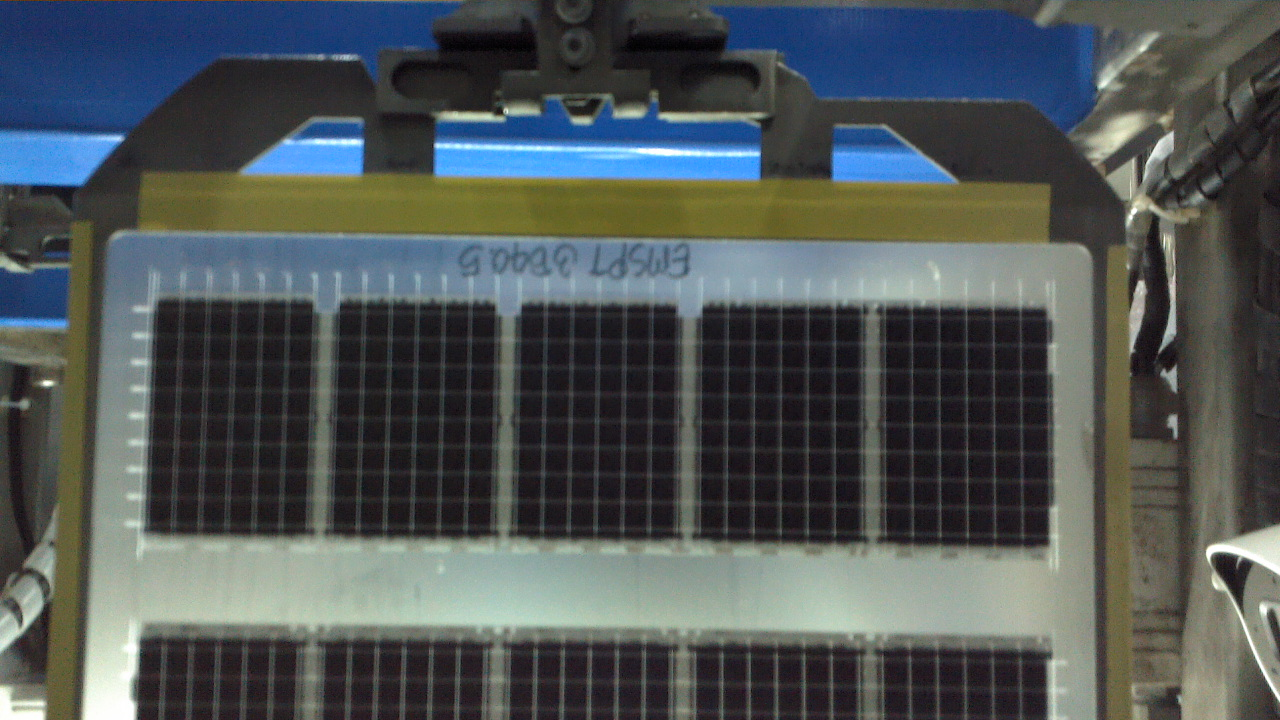
#> input picture e9.bmp, 1280 x 720 px, found by its file name
$ python detector.py
#> lines starting #> are read from the running program, lines starting #| are printed output that depends on the picture; after the words box and inside, x2 and y2 are one past the last pixel; in counts of white or black regions, pixels touching at a corner belong together
import logging
from dataclasses import dataclass, field, replace
from typing import List, Optional, Sequence, Tuple

import numpy as np
import cv2 as cv

logger = logging.getLogger(__name__)


OK = "OK"
NO_FRAME = "NO_FRAME"
NOT_ENOUGH_HOLES = "CAN NOT DETEC"
FAIL_POINTS = "FAIL_POINTS"
ERROR = "ERROR"


@dataclass
class DetectorConfig:

    # --- 1. สีของรู (HSV แบบ OpenCV: H 0-180, S/V 0-255) ---
    # ใส่ได้หลายช่วง ระบบจะ OR รวมกัน
    color_ranges: List[Tuple[Sequence[int], Sequence[int]]] = field(
        default_factory=lambda: [((95, 55, 60), (135, 255, 255))]
    )

    # --- 2. เตรียมภาพ (ขนาด kernel เป็นเลขคี่) ---
    blur_ksize: int = 5     # Gaussian blur ก่อนแปลง HSV
    open_ksize: int = 7     # ลบจุด noise เล็กๆ
    close_ksize: int = 9    # อุดช่องว่างในรู

    # --- 3. เงื่อนไขว่า contour ไหนคือ "รู" ---
    hole_area_min: float = 4000     # พื้นที่ต้อง >  ค่านี้ (px)
    hole_area_max: float = 5500     # พื้นที่ต้อง <= ค่านี้ (px)
    hole_min_vertices: int = 4      # จำนวนมุมหลังประมาณรูปทรง
    hole_max_vertices: int = 5
    hole_max_extent: float = 0.88   # area / bounding-box ต้อง < ค่านี้ (ตัดสี่เหลี่ยมเต็ม)
    approx_epsilon: float = 0.035   # ความหยาบของการประมาณรูปทรง (สัดส่วนของเส้นรอบรูป)
    expected_holes: int = 2         # จำนวนรูที่ต้องเจอ

    # --- 4. การวัดมุม ---
    top_edge_tolerance: int = 2     # จุดที่สูงกว่า min_y ไม่เกินกี่ px ถือเป็นขอบบน
    min_edge_points: int = 6        # ต้องมีจุดขอบบนอย่างน้อยกี่จุดถึง fit เส้นได้

    # --- 5. ดีบัก ---
    # ใส่ path ภาพเพื่อให้ detect_frame ใช้ภาพนี้แทนภาพจากกล้อง (ใช้ทดสอบเท่านั้น)
    # ใน production ต้องเป็น None
    debug_image_path: Optional[str] = None


class Detector:
    def __init__(self, config: Optional[DetectorConfig] = None,
                 color_ranges=None, spec=None):
        # color_ranges / spec คงไว้เพื่อให้โค้ดเก่าที่เรียก Detector(...) ไม่พัง
        # (spec เดิมไม่เคยถูกใช้ ตรวจ spec อยู่ที่ logic.py)
        self.cfg = replace(config) if config else DetectorConfig()
        if color_ranges is not None:
            self.cfg.color_ranges = color_ranges

    # ------------------------------------------------------------------
    # จุดเข้าใช้งานหลัก
    # ------------------------------------------------------------------
    def detect_frame(self, img: np.ndarray):
        try:
            if self.cfg.debug_image_path:
                img = cv.imread(self.cfg.debug_image_path)
            if img is None or getattr(img, "size", 0) == 0:
                return img, {"status": NO_FRAME}

            holes = self.find_holes(img)
            return img, self._measure(holes)
        except Exception as exc:
            logger.exception("Detector crashed")
            return img, {"status": ERROR, "error": f"{type(exc).__name__}: {exc}"}

    def find_holes(self, img: np.ndarray) -> list:
        """คืน contour ของรูที่เจอ เรียงจากซ้ายไปขวา (ใช้ดีบักแยกจากการวัดได้)"""
        mask = self._color_mask(img)
        mask = self._clean_mask(mask)
        hull_mask = self._fill_hulls(mask)
        return self._select_holes(hull_mask)

    # ------------------------------------------------------------------
    # ขั้นที่ 1-3: ทำ mask
    # ------------------------------------------------------------------
    def _color_mask(self, img: np.ndarray) -> np.ndarray:
        k = self.cfg.blur_ksize
        hsv = cv.cvtColor(cv.GaussianBlur(img, (k, k), 0), cv.COLOR_BGR2HSV)

        mask = np.zeros(img.shape[:2], dtype=np.uint8)
        for lower, upper in self.cfg.color_ranges:
            mask = cv.bitwise_or(mask, cv.inRange(hsv, np.array(lower), np.array(upper)))
        return mask

    def _clean_mask(self, mask: np.ndarray) -> np.ndarray:
        o, c = self.cfg.open_ksize, self.cfg.close_ksize
        opened = cv.morphologyEx(
            mask, cv.MORPH_OPEN, cv.getStructuringElement(cv.MORPH_ELLIPSE, (o, o)))
        return cv.morphologyEx(
            opened, cv.MORPH_CLOSE, cv.getStructuringElement(cv.MORPH_RECT, (c, c)))

    @staticmethod
    def _fill_hulls(mask: np.ndarray) -> np.ndarray:
        contours, _ = cv.findContours(mask, cv.RETR_EXTERNAL, cv.CHAIN_APPROX_SIMPLE)
        filled = np.zeros_like(mask, dtype=np.uint8)
        for cnt in contours:
            cv.drawContours(filled, [cv.convexHull(cnt)], -1, 255, thickness=cv.FILLED)
        return filled

    # ------------------------------------------------------------------
    # ขั้นที่ 4: คัดเลือกรู
    # ------------------------------------------------------------------
    def _is_hole(self, cnt: np.ndarray) -> bool:

        cfg = self.cfg
        area = cv.contourArea(cnt)
        _, _, bw, bh = cv.boundingRect(cnt)
        if bw == 0 or bh == 0:
            return False

        extent = area / (bw * bh)
        approx = cv.approxPolyDP(cnt, cfg.approx_epsilon * cv.arcLength(cnt, True), True)

        return (
            cfg.hole_area_min < area <= cfg.hole_area_max
            and cfg.hole_min_vertices <= len(approx) <= cfg.hole_max_vertices
            and extent < cfg.hole_max_extent
        )

    def _select_holes(self, hull_mask: np.ndarray) -> list:
        contours, _ = cv.findContours(hull_mask, cv.RETR_EXTERNAL, cv.CHAIN_APPROX_SIMPLE)
        holes = [c for c in contours if self._is_hole(c)]
        return sorted(holes, key=lambda c: int(np.min(c[:, :, 0])))  # ซ้าย -> ขวา

    # ------------------------------------------------------------------
    # ขั้นที่ 5: วัดค่า
    # ------------------------------------------------------------------
    @staticmethod
    def _center(cnt: np.ndarray) -> Tuple[int, int]:
        return int(np.mean(cnt[:, :, 0])), int(np.mean(cnt[:, :, 1]))

    def _top_edge_points(self, holes: list) -> np.ndarray:
        tol = self.cfg.top_edge_tolerance
        points = []
        for cnt in holes:
            min_y = np.min(cnt[:, :, 1])
            points.extend([int(x), int(y)] for x, y in cnt[:, 0, :] if abs(y - min_y) <= tol)
        return np.array(points, dtype=np.int32)

    def _measure(self, holes: list) -> dict:
        need = self.cfg.expected_holes
        if len(holes) < need:
            logger.warning("Found %d hole(s), expected %d.", len(holes), need)
            return {"status": NOT_ENOUGH_HOLES, "holes_found": len(holes),
                    "holes_expected": need}
        if len(holes) > need:
            logger.warning("Found %d holes, expected %d; using the leftmost %d.",
                           len(holes), need, need)
        holes = holes[:need]  # เรียงซ้าย->ขวาแล้ว: ใช้ n รูทางซ้ายสุด

        points = self._top_edge_points(holes)
        if len(points) < self.cfg.min_edge_points:
            return {"status": FAIL_POINTS, "holes_found": len(holes),
                    "edge_points": int(len(points))}

        vx, vy, x0, y0 = (float(v[0]) for v in cv.fitLine(points, cv.DIST_L2, 0, 0.01, 0.01))
        angle_deg = float(np.degrees(np.arctan2(vy, vx)))

        left_hole = self._center(holes[0])
        right_hole = self._center(holes[-1])

        mid_x = int((left_hole[0] + right_hole[0]) / 2)
        if abs(vx) > 1e-6:
            mid_y = int(((mid_x - x0) * vy / vx) + y0)
        else:
            mid_y = int((left_hole[1] + right_hole[1]) / 2)

        return {
            "status": OK,
            "angle_deg": angle_deg,
            "mid_x": mid_x,
            "mid_y": mid_y,
            "left_hole": left_hole,
            "right_hole": right_hole,
            "holes_found": len(holes),
        }


if __name__ == "__main__":
    import sys

    logging.basicConfig(level=logging.INFO)
    path = sys.argv[1] if len(sys.argv) > 1 else "e9.bmp"
    image = cv.imread(path)
#> image is the input picture: shape (720, 1280, 3); mean B, G, R 86.6, 86, 79.3
    if image is None:
        logger.error("Cannot read image: %s", path)
        sys.exit(1)
    image, result = Detector().detect_frame(image)
#> in _color_mask, `hsv = cv.cvtColor(cv.GaussianBlur(img, (k, k), 0), cv.COLOR_BGR2HSV)`: hsv: shape (720, 1280, 3); mean H, S, V 80.5, 57.9, 96
#> the loop in _color_mask, `for lower, upper in self.cfg.color_ranges:` made 1 pass
#> pass 1, in _color_mask, `mask = cv.bitwise_or(mask, cv.inRange(hsv, np.array(lower), np.array(u..`:
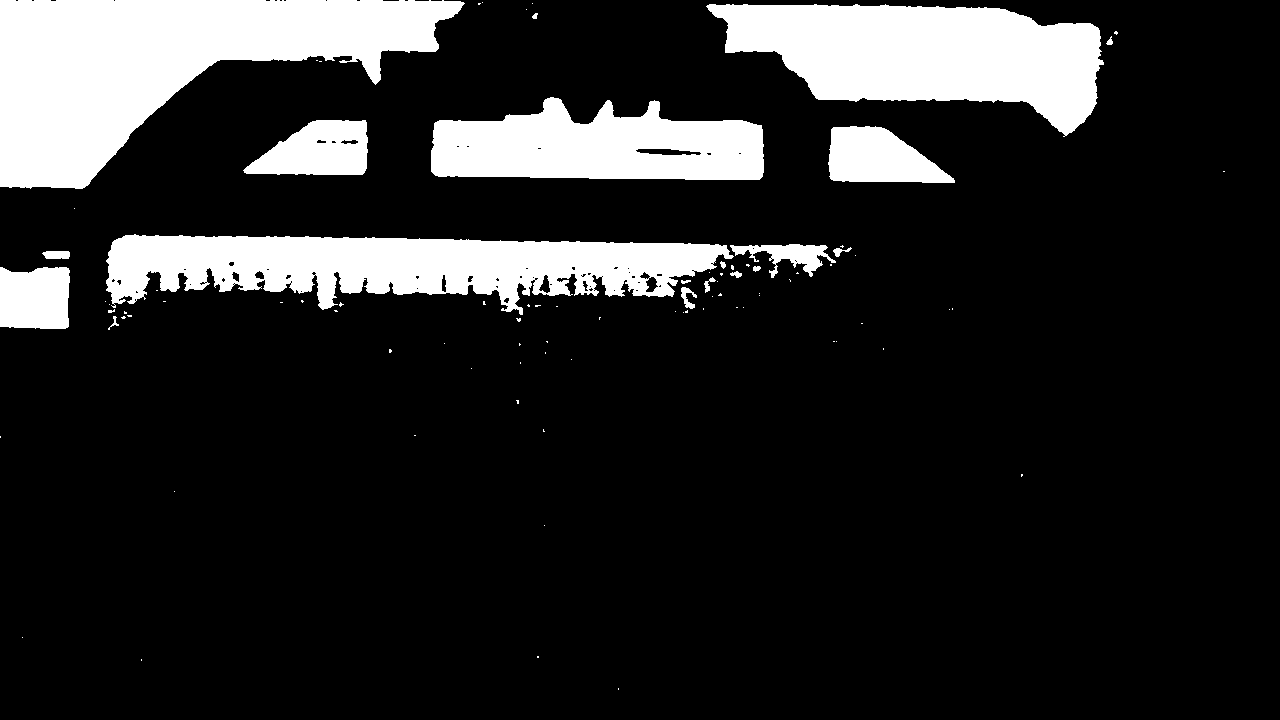
#> mask: shape (720, 1280); 15.7% white; 91 white regions (72 under 20 px), largest, box (x1, y1, x2, y2) and area: (0, 0, 465, 189) 44956, (706, 4, 1104, 137) 31968, (106, 234, 734, 315) 30714
#> in _clean_mask, `opened = cv.morphologyEx( mask, cv.MORPH_OPEN, cv.getStructuringElemen..`:
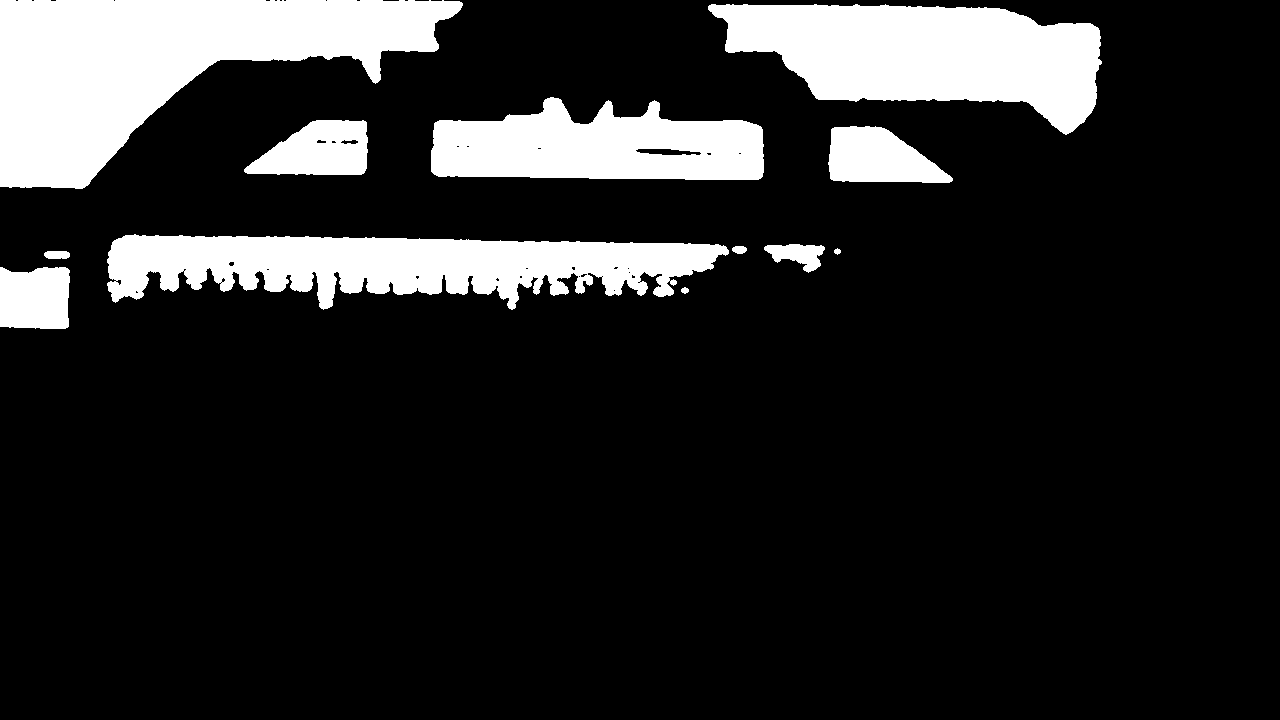
#> opened: shape (720, 1280); 15.4% white; 12 white regions, largest, box (x1, y1, x2, y2) and area: (0, 0, 463, 189) 44881, (708, 4, 1102, 135) 31913, (107, 234, 729, 310) 29660
#> in _clean_mask, `return cv.morphologyEx( opened, cv.MORPH_CLOSE, cv.getStructuringEleme..`:
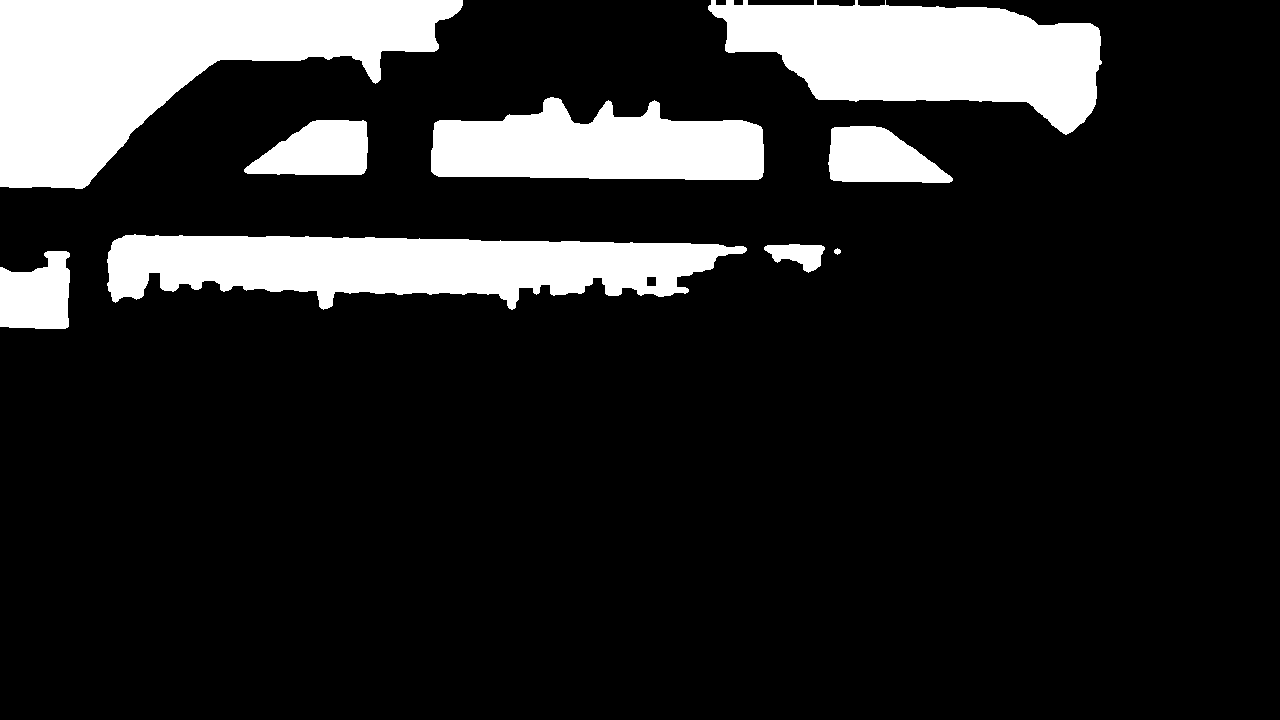
#> returned value: shape (720, 1280); 15.7% white; 9 white regions
#> in _fill_hulls, `contours, _ = cv.findContours(mask, cv.RETR_EXTERNAL, cv.CHAIN_APPROX_..`: contours = 9 contours; largest, box (x1, y1, x2, y2) and area: (0, 0, 463, 189) 44426, (708, 0, 1102, 135) 31648, (107, 234, 747, 310) 31004, (431, 97, 764, 180) 20006, (828, 126, 953, 183) 4903
#> the loop in _fill_hulls, `for cnt in contours:` made 9 passes
#> after the loop in _fill_hulls, `for cnt in contours:`:
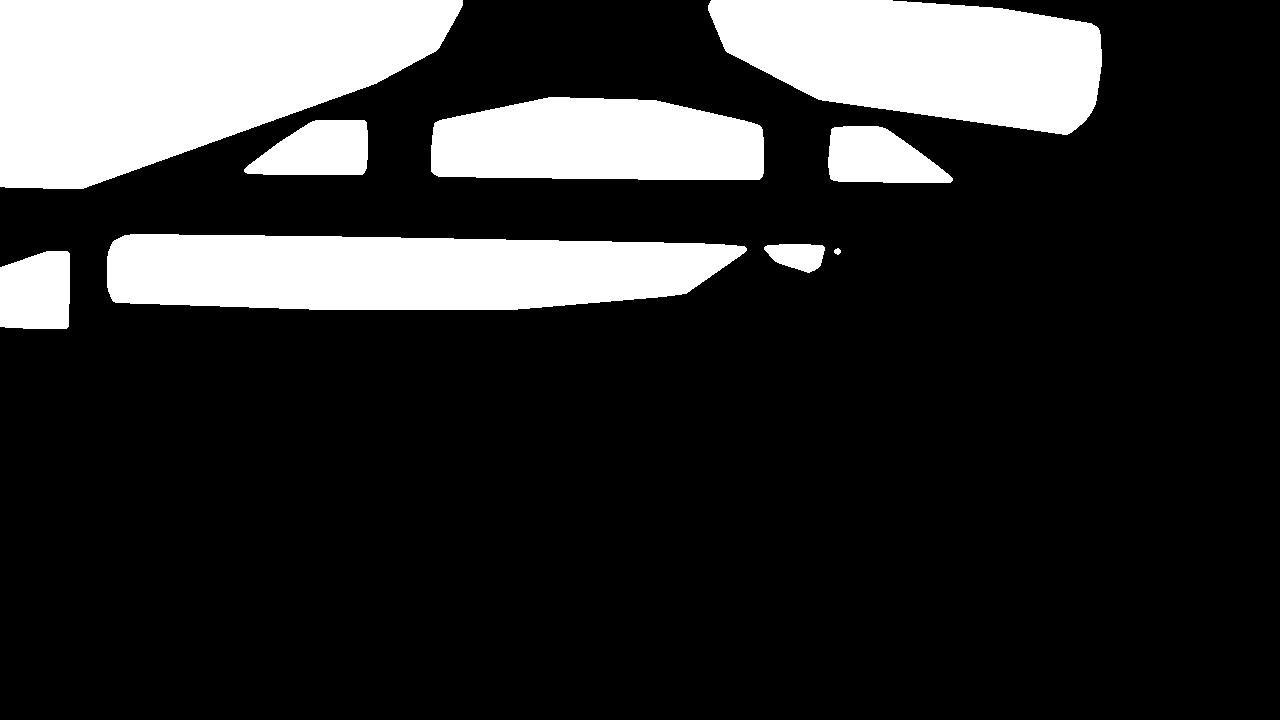
#> filled: shape (720, 1280); 19.6% white; 9 white regions
#> in _select_holes, `contours, _ = cv.findContours(hull_mask, cv.RETR_EXTERNAL, cv.CHAIN_AP..`: contours = 9 contours; largest, box (x1, y1, x2, y2) and area: (0, 0, 463, 189) 59868, (107, 234, 747, 310) 40596, (708, 0, 1102, 135) 38238, (431, 97, 764, 180) 23460, (828, 126, 953, 183) 5037
#> in _is_hole, `area = cv.contourArea(cnt)`: area = 4881.5
#> in _is_hole, `_, _, bw, bh = cv.boundingRect(cnt)`: bw = 70; bh = 78
#> in _is_hole, `extent = area / (bw * bh)`: extent = 0.894
#> in _is_hole, `approx = cv.approxPolyDP(cnt, cfg.approx_epsilon * cv.arcLength(cnt, T..`: approx = [[67, 251], [0, 267], [0, 326], [68, 326]]
#> in _select_holes, `holes = [c for c in contours if self._is_hole(c)]`: holes = 2 contours; box (x1, y1, x2, y2) and area: (828, 126, 953, 183) 5037, (244, 120, 368, 175) 4979
#> the loop in _top_edge_points, `for cnt in holes:` made 2 passes
#> min_y on passes 1 to 2: 120, 126
#> after the loop in _top_edge_points, `for cnt in holes:`: points = [[315, 120], [314, 121], [312, 121], [311, 122], [310, 122], [366, 122], [364, 120], [843, 126], [842, 127], [834, 127], [833, 128], [832, 128], [885, 128], [883, 128], [882, 127], [879, 127], [878, 126]]
#> in _measure, `points = self._top_edge_points(holes)`: points = 17 rows, first 8: [315, 120], [314, 121], [312, 121], [311, 122], [310, 122], [366, 122], [364, 120], [843, 126]
#> in _measure, `vx, vy, x0, y0 = (float(v[0]) for v in cv.fitLine(points, cv.DIST_L2, ..`: vx = 1; vy = 0.0113; x0 = 640.2; y0 = 124.7
#> in _measure, `angle_deg = float(np.degrees(np.arctan2(vy, vx)))`: angle_deg = 0.646
#> in _measure, `left_hole = self._center(holes[0])`: left_hole = (296, 145)
#> in _measure, `right_hole = self._center(holes[-1])`: right_hole = (885, 151)
#> in _measure, `mid_x = int((left_hole[0] + right_hole[0]) / 2)`: mid_x = 590
#> in _measure, `mid_y = int(((mid_x - x0) * vy / vx) + y0)`: mid_y = 124
#> result = {'status': 'OK', 'angle_deg': 0.646, 'mid_x': 590, 'mid_y': 124, 'left_hole': (296, 145), 'right_hole': (885, 151), 'holes_found': 2}
    logger.info("%s", result)
    cv.imshow("Detected Image", image)
    cv.waitKey(0)
    cv.destroyAllWindows()
